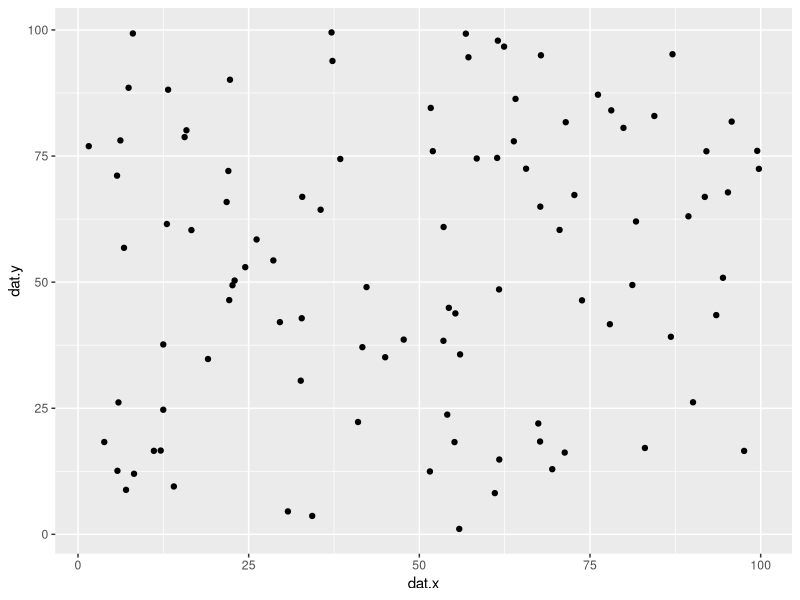

Source code (R):
library(ggplot2)

#generate data
dat.x <- runif(100, 0, 100)
dat.y <- runif(100, 0, 100)
dat <- data.frame(cbind(dat.x,dat.y))

# Plot
ggplot(data = dat,aes(x = dat.x, y = dat.y) ) +
  geom_point(aes(x = dat.x, y = dat.y))
